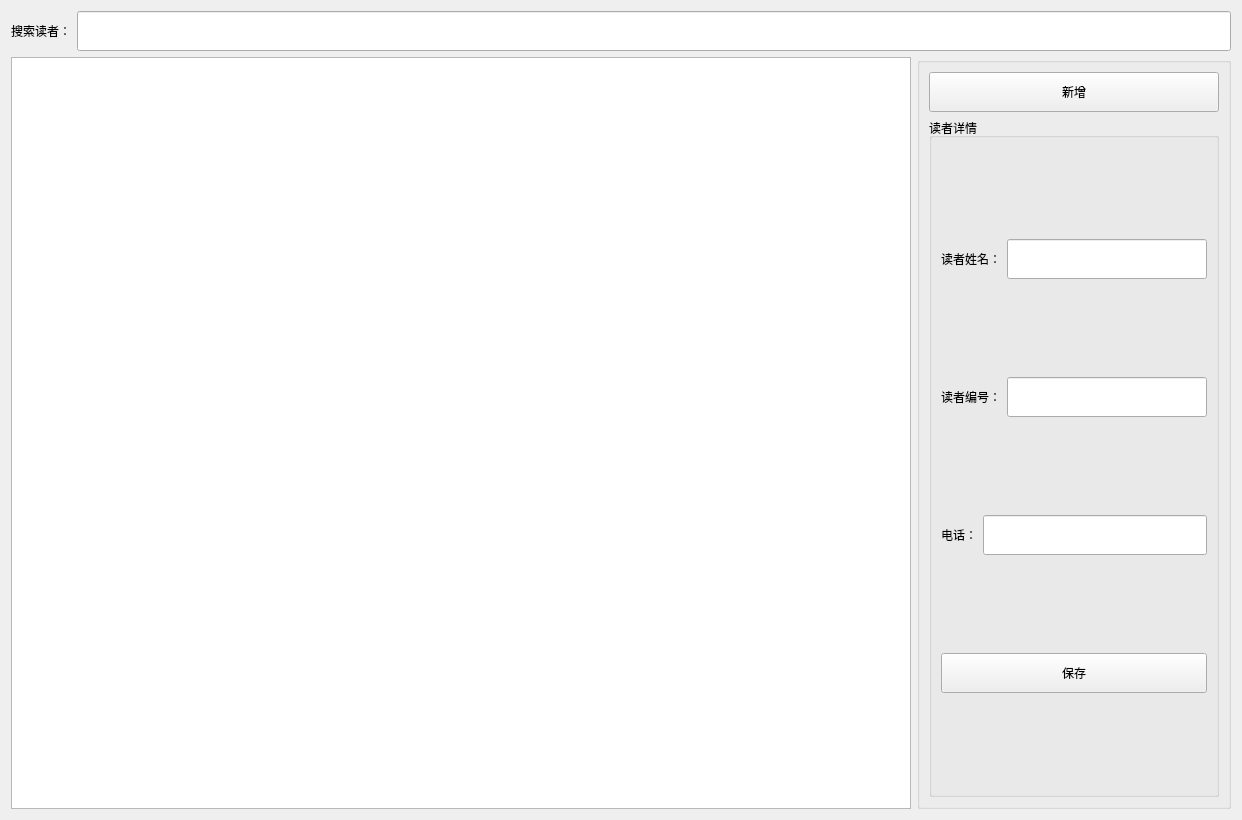
<?xml version="1.0" encoding="UTF-8"?>
<ui version="4.0">
 <class>EditReaderForm</class>
 <widget class="QWidget" name="EditReaderForm">
  <property name="geometry">
   <rect>
    <x>0</x>
    <y>0</y>
    <width>1070</width>
    <height>820</height>
   </rect>
  </property>
  <property name="windowTitle">
   <string>Form</string>
  </property>
  <layout class="QVBoxLayout" name="verticalLayout_3">
   <item>
    <layout class="QHBoxLayout" name="horizontalLayout">
     <item>
      <widget class="QLabel" name="label">
       <property name="minimumSize">
        <size>
         <width>0</width>
         <height>40</height>
        </size>
       </property>
       <property name="text">
        <string>搜索读者：</string>
       </property>
      </widget>
     </item>
     <item>
      <widget class="QLineEdit" name="ReaderSearchLineEdit">
       <property name="minimumSize">
        <size>
         <width>0</width>
         <height>40</height>
        </size>
       </property>
      </widget>
     </item>
    </layout>
   </item>
   <item>
    <layout class="QHBoxLayout" name="horizontalLayout_7">
     <item>
      <widget class="QTableWidget" name="ReaderTableWidget">
       <property name="minimumSize">
        <size>
         <width>900</width>
         <height>0</height>
        </size>
       </property>
      </widget>
     </item>
     <item>
      <widget class="QGroupBox" name="groupBox_2">
       <property name="title">
        <string/>
       </property>
       <layout class="QVBoxLayout" name="verticalLayout_2">
        <item>
         <widget class="QPushButton" name="AddButton">
          <property name="minimumSize">
           <size>
            <width>0</width>
            <height>40</height>
           </size>
          </property>
          <property name="text">
           <string>新增</string>
          </property>
         </widget>
        </item>
        <item>
         <widget class="QGroupBox" name="groupBox">
          <property name="title">
           <string>读者详情</string>
          </property>
          <layout class="QVBoxLayout" name="verticalLayout">
           <item>
            <layout class="QHBoxLayout" name="horizontalLayout_6">
             <item>
              <widget class="QLabel" name="label_2">
               <property name="minimumSize">
                <size>
                 <width>0</width>
                 <height>40</height>
                </size>
               </property>
               <property name="text">
                <string>读者姓名：</string>
               </property>
              </widget>
             </item>
             <item>
              <widget class="QLineEdit" name="NameLineEdit">
               <property name="minimumSize">
                <size>
                 <width>0</width>
                 <height>40</height>
                </size>
               </property>
              </widget>
             </item>
            </layout>
           </item>
           <item>
            <layout class="QHBoxLayout" name="horizontalLayout_5">
             <item>
              <widget class="QLabel" name="label_3">
               <property name="minimumSize">
                <size>
                 <width>0</width>
                 <height>40</height>
                </size>
               </property>
               <property name="text">
                <string>读者编号：</string>
               </property>
              </widget>
             </item>
             <item>
              <widget class="QLineEdit" name="IDLineEdit">
               <property name="minimumSize">
                <size>
                 <width>200</width>
                 <height>40</height>
                </size>
               </property>
               <property name="readOnly">
                <bool>true</bool>
               </property>
              </widget>
             </item>
            </layout>
           </item>
           <item>
            <layout class="QHBoxLayout" name="horizontalLayout_4">
             <item>
              <widget class="QLabel" name="label_4">
               <property name="minimumSize">
                <size>
                 <width>0</width>
                 <height>40</height>
                </size>
               </property>
               <property name="text">
                <string>电话：</string>
               </property>
              </widget>
             </item>
             <item>
              <widget class="QLineEdit" name="PhoneLineEdit">
               <property name="minimumSize">
                <size>
                 <width>0</width>
                 <height>40</height>
                </size>
               </property>
              </widget>
             </item>
            </layout>
           </item>
           <item>
            <layout class="QHBoxLayout" name="horizontalLayout_2">
             <item>
              <widget class="QPushButton" name="SaveButton">
               <property name="minimumSize">
                <size>
                 <width>0</width>
                 <height>40</height>
                </size>
               </property>
               <property name="text">
                <string>保存</string>
               </property>
              </widget>
             </item>
            </layout>
           </item>
          </layout>
         </widget>
        </item>
       </layout>
      </widget>
     </item>
    </layout>
   </item>
  </layout>
 </widget>
 <resources/>
 <connections/>
</ui>
